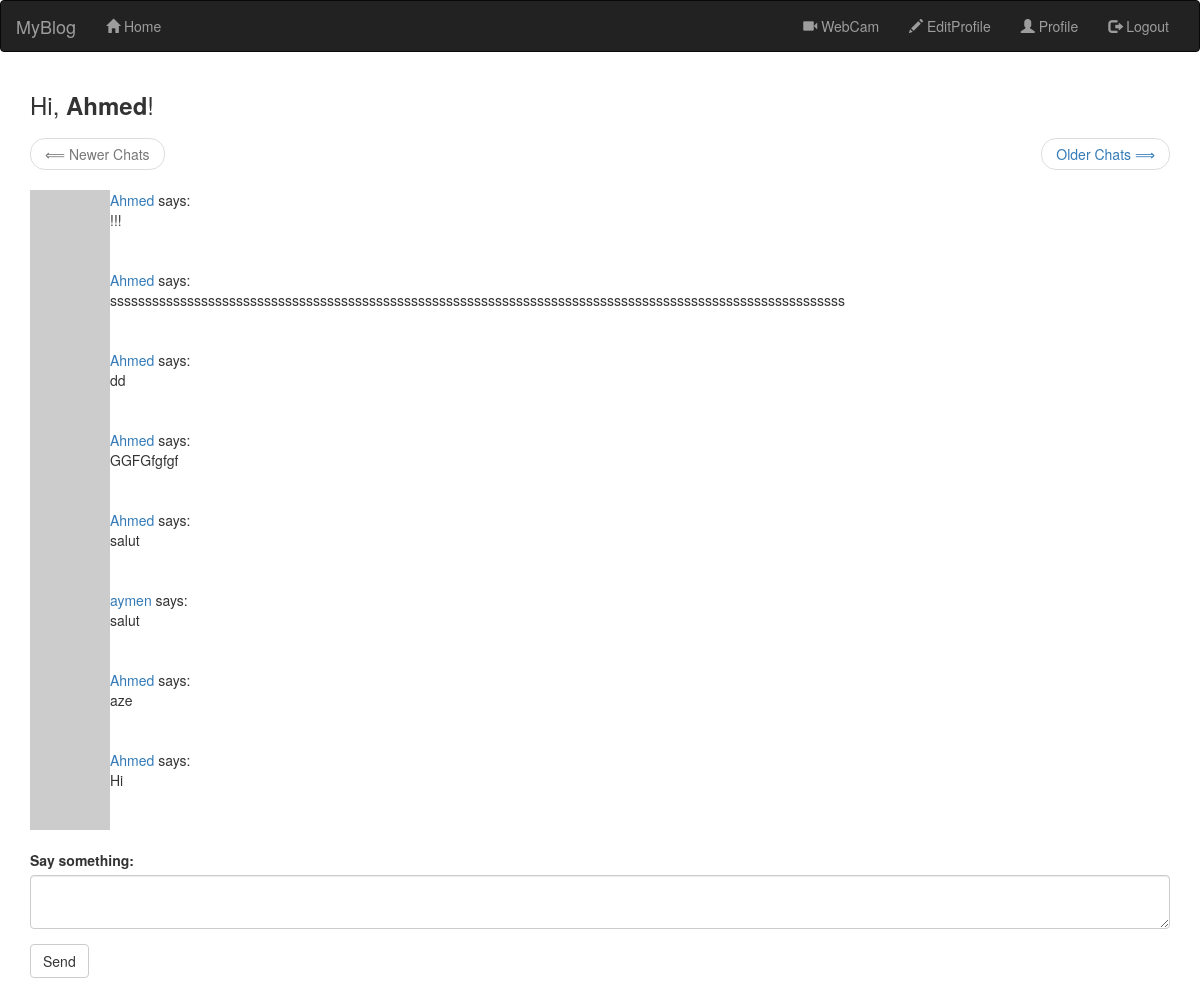
Page /index (signed in) on the earlier database version.
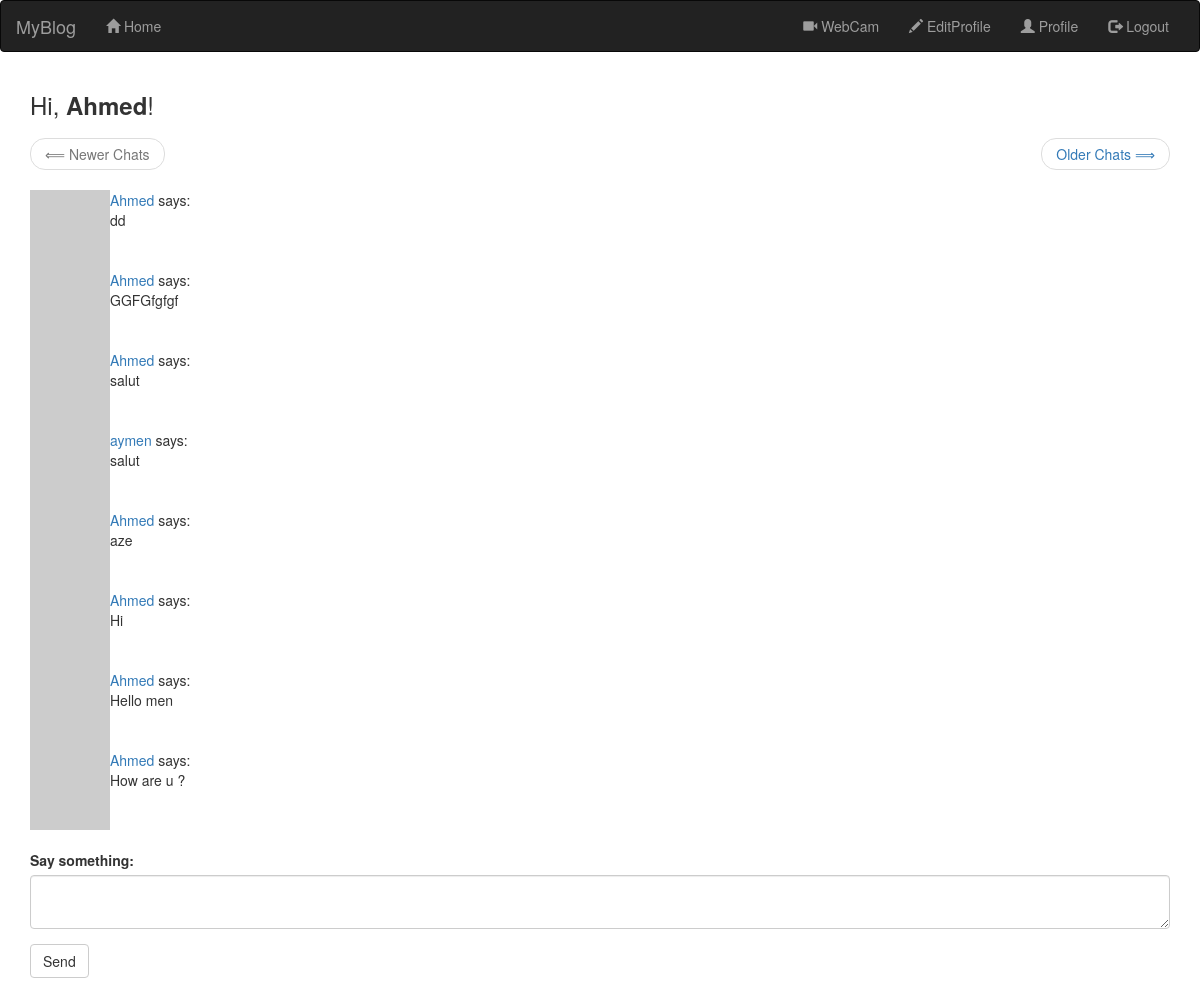
Same page on the later database version.
### app/models.py (models this page shows, shortened)
class User(UserMixin, db.Model):
    __tablename__ = 'USERS'
    id = db.Column(db.Integer, primary_key=True)
    username = db.Column(db.String(64), unique=True, index=True)
    email = db.Column(db.String(128), unique=True, index=True)
    password_hash = db.Column(db.String(128))  # holds a hash of the user password
    role_id = db.Column(db.Integer, db.ForeignKey('ROLES_.id'))
    posts = db.relationship('Post', backref='user', lazy='dynamic')
    about_me = db.Column(db.String(140))   # about me
    last_seen = db.Column(db.DateTime, default=datetime.utcnow)
    def avatar(self, size):
        digest = md5(self.email.lower().encode('utf-8')).hexdigest()
        return 'https://www.gravatar.com/avatar/{}?d=identicon&s={}'.format(
            digest, size)

class Post(db.Model):
    __tablename__ = "POSTS"                # the table name
    id = db.Column(db.Integer, primary_key=True)
    body = db.Column(db.String(140))
    timestamp = db.Column(db.DateTime, index=True, default=datetime.utcnow)
    user_id = db.Column(db.Integer, db.ForeignKey('USERS.id'))

### app/routes.py (the view)
@App.route("/", methods=['GET', 'POST'])                # decorator, App : instance
@App.route("/index", methods=['GET', 'POST'])           # decorator : modifies the function that flow it
@login_required                                         # to protect a view function from not authenticated users
def index():
    form_post = PostForm()
    if form_post.validate_on_submit():
        new_post = Post(body=form_post.post.data, user=current_user)
        db.session.add(new_post)
        db.session.commit()
        return redirect(url_for('index'))
    page = request.args.get('page', 1, type=int)
    all_posts = Post.query.order_by(Post.timestamp.desc()).paginate(page, App.config['POSTS_PER_PAGE'], False)
    next_url = url_for('index', page=all_posts.next_num) if all_posts.has_next else None  # check for next page
    prev_url = url_for('index', page=all_posts.prev_num) if all_posts.has_prev else None  # ckeck for previous page
    return render_template("index.html", title="Home Page", form=form_post, posts=all_posts.items, next_url=next_url,
                           prev_url=prev_url)    # the response

### app/forms.py
class PostForm(FlaskForm):
    post = TextAreaField('Say something:', validators=[DataRequired(), Length(min=1, max= 140)])
    submit = SubmitField('Send')

### app/models.py (called while the page is built)
@login.user_loader     # register
def load_user(id_):    # load the user id function
    return User.query.get(int(id_))

### app/routes.py (called while the page is built)
@App.before_request
def before_request():
    if current_user.is_authenticated:
        current_user.last_seen = datetime.utcnow()
        db.session.commit()

### app/templates/index.html
{% extends "base_boots.html" %}
{% import 'bootstrap/wtf.html' as wtf %}
{% block chat %}
<h3>Hi, <b>{{current_user.username}}</b>!</h3>
<nav aria-label="...">
<ul class="pager">
    <li class="previous{% if not prev_url %} disabled {% endif %}">
        <a href="{{ prev_url or '#'}}">
            <span aria-hidden="true">&xlArr;</span> Newer Chats
        </a>
    </li>
    <li class="next {%if not next_url %} disabled {% endif %} " >
        <a href="{{ next_url or '#' }}" >
            Older Chats <span aria-hidden="true">&xrArr;</span>
        </a>
    </li>
<br>
</ul>
</nav>
{% for post in posts[::-1] %}
 {% include '_post.html' %}
{% endfor %}
<br>
{% endblock %}
{% block app_content %}
    {% if form %}
        {{ wtf.quick_form(form) }}
<br>
{% endif %}
{% endblock %}

### app/templates/base_boots.html (shortened to what this page needs)
{% extends 'bootstrap/base.html' %}
{% block head %}
{{ super() }}
{% endblock%}
{% block navbar %}
    <nav class="navbar navbar-inverse">
        <div class="container-fluid">
            <div class="navbar-header">
                <a class="navbar-brand" href="#">MyBlog</a>
            </div>
            <div class="collapse navbar-collapse" id="bs-example-navbar-collapse-1">
                <ul class="nav navbar-nav">
                    <li><a href="{{ url_for('index') }}"> <span class="glyphicon glyphicon-home"></span> Home</a></li>
                </ul>
                <ul class="nav navbar-nav navbar-right">
                    {% if current_user.is_anonymous %}
                    <li><a href="{{ url_for('login') }}"><span class="glyphicon glyphicon-log-in"></span> Login</a></li>
                    {% else %}
                    <li><a href="{{ url_for('camera') }}"><span class="glyphicon glyphicon-facetime-video"></span> WebCam</a></li>
                    <li><a href="{{ url_for('edit_profile') }}"> <span class=" 	glyphicon glyphicon-pencil"></span> EditProfile</a></li>
                    <li><a href="{{ url_for('user', username=current_user.username) }}"> <span class="glyphicon glyphicon-user"></span> Profile</a></li>
                    <li><a href="{{ url_for('logout') }}"> <span class="glyphicon glyphicon-log-out"></span> Logout</a></li>
                    {% endif %}
                </ul>
            </div>
        </div>
    </nav>
{% endblock %}
{% block content %}
    <div class="container">
        {% block chat %}   {%endblock %}
        {% block app_content %}
        {% endblock %}
    </div>
{% endblock %}

### app/templates/_post.html
<table class="tabel table-hover">
    <tr valign="top">
        <td width="45px">
            <a href="{{ url_for('user', username=post.user.username) }}">
                <img src="{{ post.user.avatar(45) }}"></a>
        </td>
        <td>
            <a href="{{ url_for('user', username=post.user.username) }}">
                 {{ post.user.username }}
                </a>
            says:<br>
            {{ post.body }}
        </td>
    </tr>
</table>

Differences in the rows shown:
no longer on this page (row unchanged): Post: user.username "Ahmed", body "!!!"
no longer on this page (row unchanged): Post: user.username "Ahmed", body "sssssssssssssssssssssssssssssssssssssssssssssssssssssssssssssssssssssssssssssssssssssssssssssssssssssssss"
added Post: user.username "Ahmed", body "Hello men"
added Post: user.username "Ahmed", body "How are u ?"
